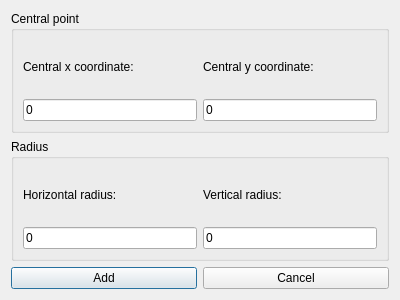
<?xml version="1.0" encoding="UTF-8"?>
<ui version="4.0">
 <class>Dialog_AddNewEllipse</class>
 <widget class="QDialog" name="Dialog_AddNewEllipse">
  <property name="geometry">
   <rect>
    <x>0</x>
    <y>0</y>
    <width>400</width>
    <height>300</height>
   </rect>
  </property>
  <property name="windowTitle">
   <string>Add new Ellipse</string>
  </property>
  <layout class="QGridLayout" name="gridLayout_3">
   <item row="0" column="0" colspan="2">
    <widget class="QGroupBox" name="groupBox_point">
     <property name="title">
      <string>Central point</string>
     </property>
     <layout class="QGridLayout" name="gridLayout">
      <item row="0" column="0">
       <layout class="QVBoxLayout" name="verticalLayout">
        <item>
         <widget class="QLabel" name="label_x">
          <property name="text">
           <string>Central x coordinate:</string>
          </property>
         </widget>
        </item>
        <item>
         <widget class="QLineEdit" name="lineEdit_x">
          <property name="text">
           <string>0</string>
          </property>
         </widget>
        </item>
       </layout>
      </item>
      <item row="0" column="1">
       <layout class="QVBoxLayout" name="verticalLayout_2">
        <item>
         <widget class="QLabel" name="label_y">
          <property name="text">
           <string>Central y coordinate:</string>
          </property>
         </widget>
        </item>
        <item>
         <widget class="QLineEdit" name="lineEdit_y">
          <property name="text">
           <string>0</string>
          </property>
         </widget>
        </item>
       </layout>
      </item>
     </layout>
    </widget>
   </item>
   <item row="1" column="0" colspan="2">
    <widget class="QGroupBox" name="groupBox_radius">
     <property name="title">
      <string>Radius</string>
     </property>
     <layout class="QGridLayout" name="gridLayout_2">
      <item row="0" column="0">
       <layout class="QVBoxLayout" name="verticalLayout_4">
        <item>
         <widget class="QLabel" name="label_radius_horizontal">
          <property name="text">
           <string>Horizontal radius:</string>
          </property>
         </widget>
        </item>
        <item>
         <widget class="QLineEdit" name="lineEdit_radius_horizontal">
          <property name="text">
           <string>0</string>
          </property>
         </widget>
        </item>
       </layout>
      </item>
      <item row="0" column="1">
       <layout class="QVBoxLayout" name="verticalLayout_3">
        <item>
         <widget class="QLabel" name="label_radius_vertical">
          <property name="text">
           <string>Vertical radius:</string>
          </property>
         </widget>
        </item>
        <item>
         <widget class="QLineEdit" name="lineEdit_radius_vertical">
          <property name="text">
           <string>0</string>
          </property>
         </widget>
        </item>
       </layout>
      </item>
     </layout>
    </widget>
   </item>
   <item row="2" column="0">
    <widget class="QPushButton" name="btn_Add">
     <property name="text">
      <string>Add</string>
     </property>
    </widget>
   </item>
   <item row="2" column="1">
    <widget class="QPushButton" name="btn_cancel">
     <property name="text">
      <string>Cancel</string>
     </property>
    </widget>
   </item>
  </layout>
 </widget>
 <resources/>
 <connections>
  <connection>
   <sender>btn_cancel</sender>
   <signal>clicked()</signal>
   <receiver>Dialog_AddNewEllipse</receiver>
   <slot>close()</slot>
   <hints>
    <hint type="sourcelabel">
     <x>256</x>
     <y>275</y>
    </hint>
    <hint type="destinationlabel">
     <x>229</x>
     <y>268</y>
    </hint>
   </hints>
  </connection>
 </connections>
</ui>
